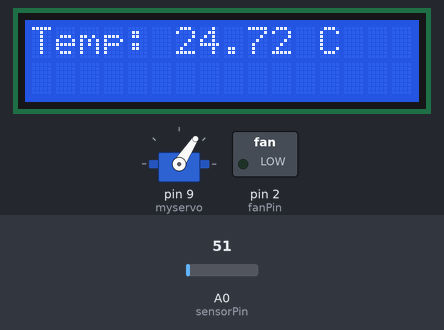
A sketch run on a simulated Arduino Uno, built with avr-gcc and run on an emulated ATmega328P. Shown: 16×2 character LCD, servo, switched loads named in the sketch (green lamp = pin HIGH). Inputs (shaded band) come from the test bench; at power-on: A0 (sensorPin) = 51. What the sketch prints to the serial monitor is not drawn.

Above: at 3.3 s.
3.4 s: A0 (sensorPin) set to 23
At 3.82 s:
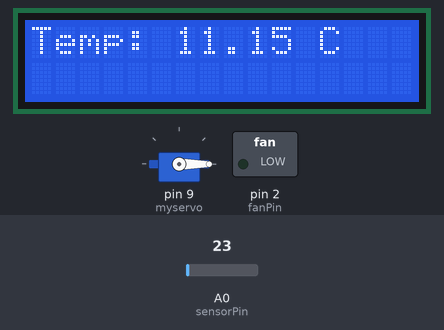
5.1 s: A0 (sensorPin) set to 19
At 5.33 s:
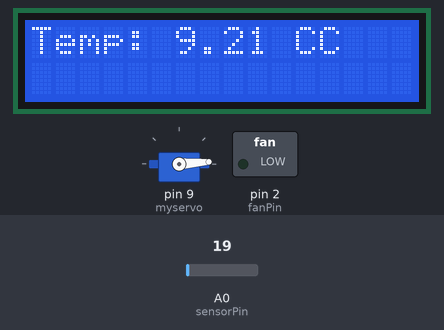
7.5 s: A0 (sensorPin) set to 55
At 7.74 s:
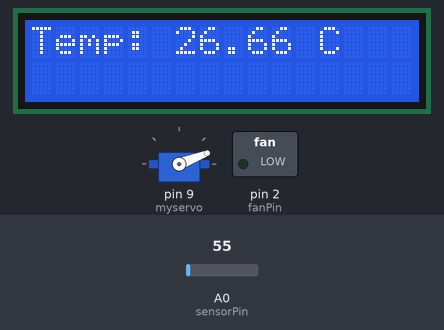
9.0 s: A0 (sensorPin) set to 64
At 9.25 s:
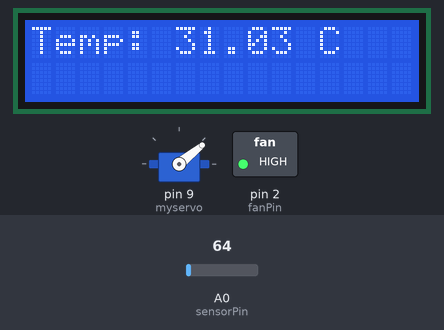
Timing chart, 0 to 12.5 s (numbered marks = the images above; inputs shaded):
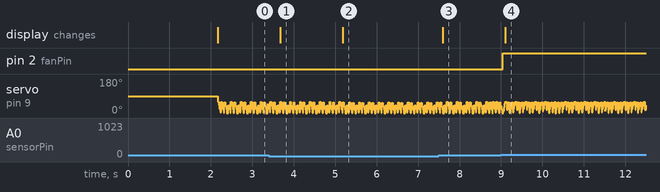

Measured:
- the behaviour switches between 21 and 20 on A0 (sensorPin) (found by bisection; images 1 and 2)
- the behaviour switches between 61 and 62 on A0 (sensorPin) (found by bisection; images 3 and 4)
- after the input at 3.4 s, the display: changes after 0.27 s (image 1)
- after the input at 5.1 s, the display: changes after 0.08 s (image 2)
- after the input at 7.5 s, the display: changes after 0.10 s (image 3)
- after the input at 9.0 s, pin 2 (fanPin): LOW → HIGH at once; the display: changes after 0.10 s (image 4)

The sketch:

Temp_Controller.ino
```cpp
/* ARDUINO TEMPERATURE CONTROLLER
     github: https://github.com/zulfan-jm
   Temperature control system using the LM35 temperature sensor
   based on the Arduino is a monitoring system and automatic control
   of room temperature.
   The system consists of:
   - Arduino Uno
   - LM35 sensor
   - LCD 16x2
   - I2C module
   - Relay 5V
   - Fan 12V
   - Servo SG90
   - Adaptor 12V

   When the system is turned on, LM35 sensor will detect the temperature.
   Then Arduino will compare the room temperature detected by the LM35
   to the reference temperature that has been set.
   If the detected room temperature is greater than the reference temperature value,
   the Arduino will instruct the relay to turn on the servo and fan.
   The servo and fan will turn off if the room temperature is below
   the desired reference temperature. */

#include <LiquidCrystal_I2C.h>  // LCD library
#include <Wire.h>               // I2C library
#include <Servo.h>              // Servo library

Servo myservo;

const int sensorPin = A0; // LM35 sensor pin
int fanPin = 2;           // fan pin

float tempC = 0;  // Temperature value in Celcius
int temp = 0;     // Temperature value from LM35
int tempRef = 30; // Temperature reference value
int pos = 0;      // Servo rotation degree

LiquidCrystal_I2C lcd(0x27, 16, 2);

void setup() {
  Serial.begin(9600);
  Wire.begin();
  lcd.begin(16, 2);
  lcd.init();
  lcd.backlight();

  myservo.attach(9);
  pinMode(sensorPin, INPUT);
  pinMode(fanPin, OUTPUT);

  lcd.setCursor(0, 0);
  lcd.print("Temperature");
  lcd.setCursor(0, 1);
  lcd.print("Controller");
  delay(2000);
  lcd.clear();
}

void loop() {
  temp = analogRead(sensorPin);
  tempC = (temp) * (0.4848);    // Convert LM35 data to Celsius
  lcd.setCursor(0, 0);
  lcd.print("Temp: ");
  lcd.print(tempC);
  lcd.print(" C");
  Serial.print("Temp: ");
  Serial.print(tempC);
  Serial.print(" C\r");

  if (tempC >= tempRef) {
    digitalWrite(fanPin, HIGH);           // Fan turned on
    for (pos = 0; pos <= 60; pos += 1) {  // Servo rotates 60 degrees
      myservo.write(pos);
      delay(1);
    }
  } else if (tempC < tempRef) {
    digitalWrite(fanPin, LOW);            // Fan turned off
    for (pos = 60; pos >= 0; pos -= 1) {  // Servo rotates to 0 degrees again
      myservo.write(pos);
      delay(1);
    }
  }
}
```
